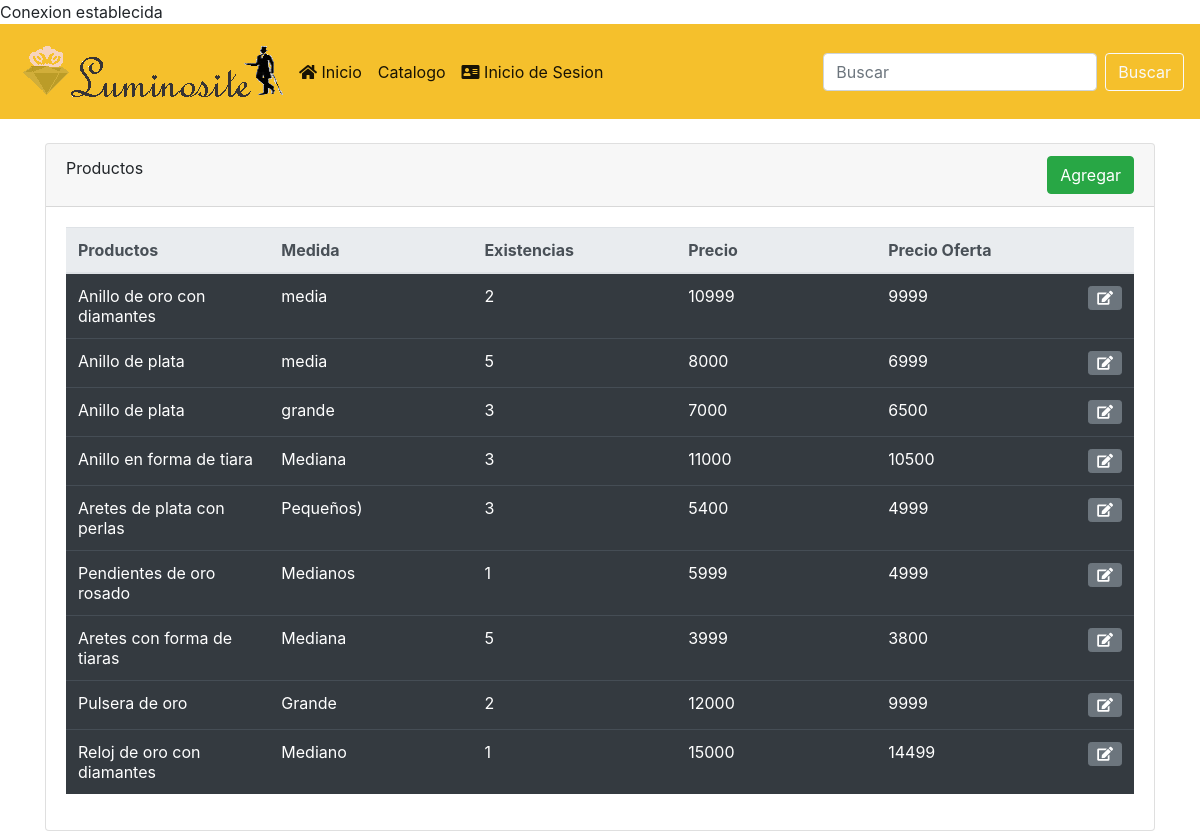
Page /Productos.php on the committed database.
### tables this page shows
CREATE TABLE `producto` (
  `id_producto` int(11) NOT NULL AUTO_INCREMENT,
  `nombre_producto` varchar(45) NOT NULL,
  `tipo_de_joya_id` int(11) NOT NULL,
  `no_existencias` int(11) NOT NULL,
  `precio` float NOT NULL,
  `descripcion` varchar(200) NOT NULL,
  `medida` varchar(45) NOT NULL,
  `precio_oferta` decimal(60,0) DEFAULT NULL,
  `foto` varchar(45) DEFAULT NULL,
  `foto_original` varchar(200) DEFAULT NULL,
  PRIMARY KEY (`id_producto`)
);

### Productos.php (the view, shortened to what this page needs)
<?php
require_once './conexion.php';
?>
<!DOCTYPE html>
<html lang="es-MX">
<head>
    <link rel="stylesheet" href="css/bootstrap.min.css">
    <link rel="stylesheet" href="css/all.min.css">
</head>
<body>
<?php require_once('./menu.php'); ?>
    <div class="container mt-4">
        <div class="card">
            <div class="card-header">
                Productos
                <a href="productos_formulario.php"class="btn btn-success float-right">Agregar</a>
            </div>
            <div class="card-body">
                <table class="table table-dark table table-hover">
                    <thead class="thead-light">
                        <tr>
                            <th style="width: 20%;" scope="col">Productos</th>
                            <th style="width: 20%;" scope="col">Medida</th>
                            <th style="width: 20%;" scope="col">Existencias</th>
                            <th style="width: 20%;" scope="col">Precio</th>
                            <th style="width: 20%;" scope="col">Precio Oferta</th>
                            <th style="width: 10%;" scope="col">
                            </th>
                        </tr>
                        <tbody>
                        <?php
                        $sql = 'select id_producto, tipo_de_joya_id, nombre_producto, no_existencias, precio, descripcion, medida, precio_oferta, foto, foto_original from producto order by id_producto asc';
                        foreach ($conexion->query($sql) as $registro) {
                            $registro['nombre_producto'] = htmlentities($registro['nombre_producto']);
                            $registro['no_existencias'] = htmlentities($registro['no_existencias']);
                            $registro['descripcion'] = htmlentities($registro['descripcion']);
                            $registro['medida'] = htmlentities($registro['medida']);
                        echo <<<fin
                        <tr>
                            <td scope="row">{$registro['nombre_producto']}</td>
                            <td scope="row">{$registro['medida']}</td>
                            <td scope="row">{$registro['no_existencias']}</td>
                            <td scope="row">{$registro['precio']}</td>
                            <td scope="row">{$registro['precio_oferta']}</td>
                            <td>
                                <a class="btn btn-secondary btn-sm" href="productos_editar.php?id={$registro['id_producto']}"><i class="fa fa-edit"></i></a>
                            </td>
                        </tr>
fin;
                }
                        ?>
                    </tbody>
                </table>
            </div>
        </div>
    </div>
</body>
</html>

### rows in the picture
producto: nombre_producto "Anillo de oro con diamantes", medida "media", no_existencias "2", precio "10999", precio_oferta "9999"
producto: nombre_producto "Anillo de plata", medida "media", no_existencias "5", precio "8000", precio_oferta "6999"
producto: nombre_producto "Anillo de plata", medida "grande", no_existencias "3", precio "7000", precio_oferta "6500"
producto: nombre_producto "Anillo en forma de tiara", medida "Mediana", no_existencias "3", precio "11000", precio_oferta "10500"
producto: nombre_producto "Aretes de plata con perlas", medida "Pequeños)", no_existencias "3", precio "5400", precio_oferta "4999"
producto: nombre_producto "Pendientes de oro rosado", medida "Medianos", no_existencias "1", precio "5999", precio_oferta "4999"
producto: nombre_producto "Aretes con forma de tiaras", medida "Mediana", no_existencias "5", precio "3999", precio_oferta "3800"
producto: nombre_producto "Pulsera de oro", medida "Grande", no_existencias "2", precio "12000", precio_oferta "9999"
producto: nombre_producto "Reloj de oro con diamantes", medida "Mediano", no_existencias "1", precio "15000", precio_oferta "14499"
